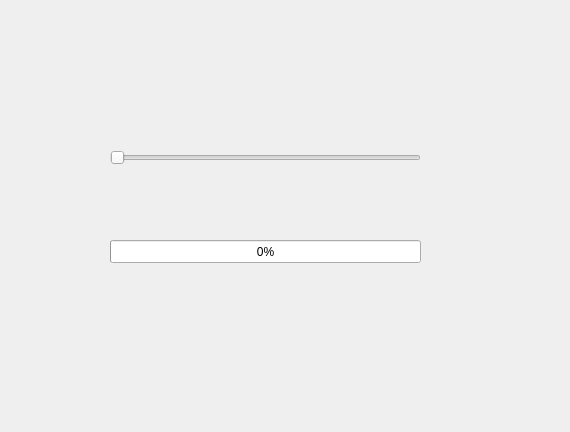
<?xml version="1.0" encoding="UTF-8"?>
<ui version="4.0">
 <class>Widget</class>
 <widget class="QWidget" name="Widget">
  <property name="geometry">
   <rect>
    <x>0</x>
    <y>0</y>
    <width>570</width>
    <height>432</height>
   </rect>
  </property>
  <property name="windowTitle">
   <string>Widget</string>
  </property>
  <widget class="QSlider" name="horizontalSlider">
   <property name="geometry">
    <rect>
     <x>110</x>
     <y>150</y>
     <width>311</width>
     <height>16</height>
    </rect>
   </property>
   <property name="minimum">
    <number>1</number>
   </property>
   <property name="maximum">
    <number>100</number>
   </property>
   <property name="orientation">
    <enum>Qt::Horizontal</enum>
   </property>
  </widget>
  <widget class="QProgressBar" name="progressBar">
   <property name="geometry">
    <rect>
     <x>110</x>
     <y>240</y>
     <width>311</width>
     <height>23</height>
    </rect>
   </property>
   <property name="minimum">
    <number>1</number>
   </property>
   <property name="value">
    <number>1</number>
   </property>
  </widget>
 </widget>
 <resources/>
 <connections/>
</ui>
